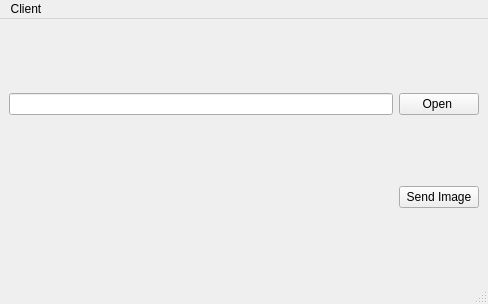
<?xml version="1.0" encoding="UTF-8"?>
<ui version="4.0">
 <class>Client</class>
 <widget class="QMainWindow" name="Client">
  <property name="geometry">
   <rect>
    <x>0</x>
    <y>0</y>
    <width>488</width>
    <height>304</height>
   </rect>
  </property>
  <property name="windowTitle">
   <string>Client</string>
  </property>
  <widget class="QWidget" name="centralwidget">
   <layout class="QGridLayout" name="gridLayout">
    <item row="1" column="1">
     <widget class="QPushButton" name="sendImage">
      <property name="text">
       <string>Send Image</string>
      </property>
     </widget>
    </item>
    <item row="0" column="0">
     <widget class="QLineEdit" name="lineEdit"/>
    </item>
    <item row="0" column="1">
     <widget class="QPushButton" name="openFile">
      <property name="text">
       <string>Open </string>
      </property>
     </widget>
    </item>
   </layout>
  </widget>
  <widget class="QMenuBar" name="menubar">
   <property name="geometry">
    <rect>
     <x>0</x>
     <y>0</y>
     <width>488</width>
     <height>21</height>
    </rect>
   </property>
   <widget class="QMenu" name="menuClient">
    <property name="title">
     <string>Client</string>
    </property>
   </widget>
   <addaction name="menuClient"/>
  </widget>
  <widget class="QStatusBar" name="statusbar"/>
 </widget>
 <resources/>
 <connections/>
</ui>
